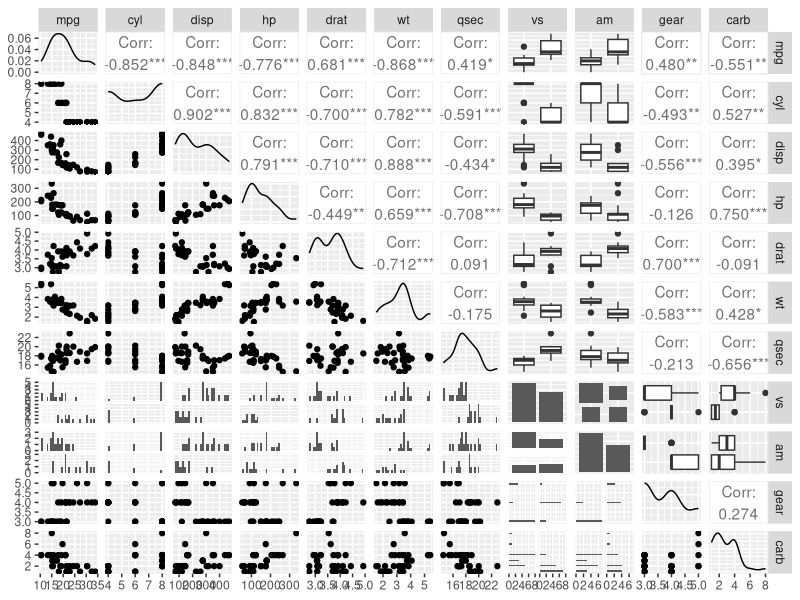
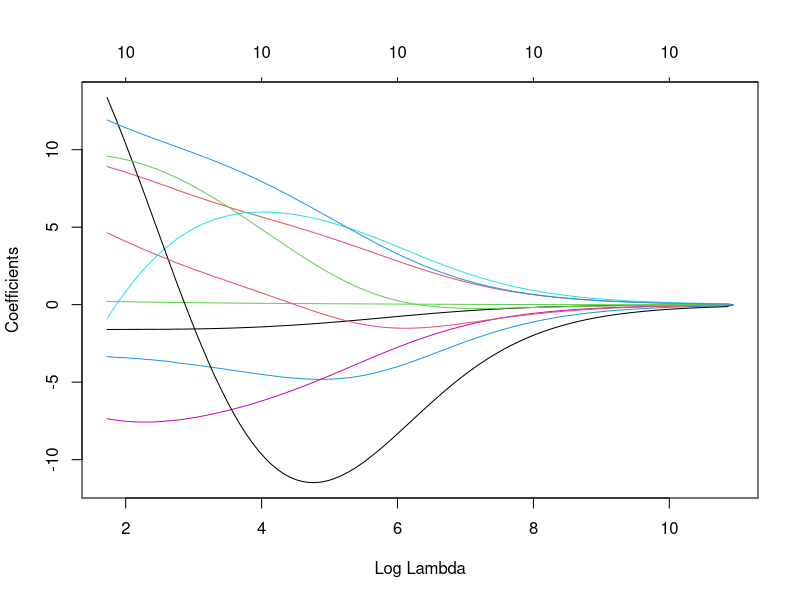
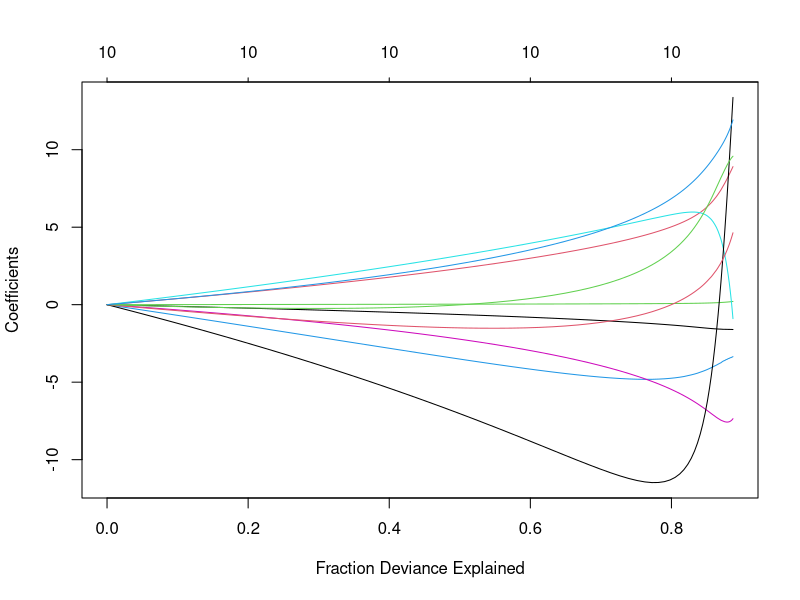
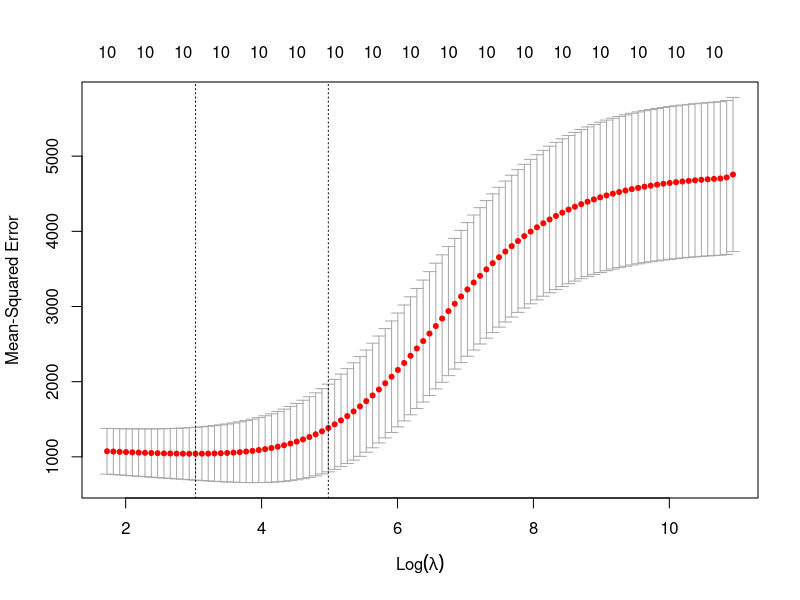

Generate these figures, in order, with R: (Note: this script raises an error after producing the figures.)
## ---- chunk 1
library(MASS)
library(magrittr)
library(dplyr)
library(GGally)
library(glmnet)
library(caret)
## ---- chunk 2
set.seed(123)
## ---- chunk 3
dim(mtcars)
## ---- chunk 4
mtcars %>% str
## ---- chunk 5
mtcars %>% summary
## ---- chunk 6
mtc <- mtcars %>% 
  mutate(vs = factor(vs, labels = c("v-shaped", "straight")),
         am = factor(am, labels = c("automatic", "manual")))
## ---- chunk 7
mtc %>% str
## ---- chunk 8
ggpairs(mtc)
## ---- chunk 9
fit <- mtc %$% 
  lm(hp ~ ., data = .)
## ---- chunk 10
fit %>% summary
## ---- chunk 11
y <- mtc$hp
x <- model.matrix(fit)
ridge <- glmnet(x = x, y = y, 
                family = "gaussian",
                alpha = 0, 
                standardize = TRUE)
## ---- chunk 12
fit %>% coef
## ---- chunk 13
ridge
## ---- chunk 14
ridge %>% coef()
## ---- chunk 15
plot(ridge, xvar = "lambda")
## ---- chunk 16
plot(ridge, xvar = "dev")
## ---- chunk 17
ridge <- cv.glmnet(x = x[, -1], y = y, 
                   family = "gaussian",
                   alpha = 0, 
                   standardize = TRUE)
## ---- chunk 18
cv.ridge <- cv.glmnet(x = x[, -1], y = y, 
                   family = "gaussian",
                   alpha = 0, 
                   standardize = TRUE)
## ---- chunk 19
cv.ridge
## ---- chunk 20
plot(cv.ridge)
## ---- chunk 21
pred.lm <- predict(fit)
## ---- chunk 22
pred.ridge <- predict(cv.ridge, s = "lambda.1se", newx = x[, -1])
## ---- chunk 23
caret::postResample(pred.lm, y)
caret::postResample(pred.ridge, y)
## ---- chunk 24
idx <- createDataPartition(mtc$hp, p = .7, list = FALSE)
train <- mtc[idx, ]
test <- mtc[-idx, ]
## ---- chunk 25
fit <- train %$% lm(hp ~ ., data = .)
pred <- predict(fit, newdata = test)
## ---- chunk 26
y <- train$hp
x <- model.matrix(fit)[, -1] #exclude intercept
## ---- chunk 27
ridge <- cv.glmnet(x = x, y = y, 
                   family = "gaussian",
                   alpha = 0, 
                   standardize = TRUE, 
                   nfolds = 4)
## ---- chunk 28
newx <- test %$% lm(hp ~ ., data = .) %>% model.matrix() %>% .[, -1]
ridge_min <- predict(ridge, s = "lambda.min", newx = newx)
ridge_1se <- predict(ridge, s = "lambda.1se", newx = newx)
## ---- chunk 29
postResample(pred, test$hp)
postResample(ridge_min, test$hp)
postResample(ridge_1se, test$hp)
## ---- chunk 30
idx <- createDataPartition(mtc$hp, p = .7, list = FALSE)
train <- mtc[idx, ]
test <- mtc[-idx, ]

fit <- train %$% lm(hp ~ ., data = .)
pred <- predict(fit, newdata = test)

y <- train$hp
x <- model.matrix(fit)[, -1] #exclude intercept

ridge <- cv.glmnet(x = x, y = y, 
                   family = "gaussian",
                   alpha = 0, 
                   standardize = TRUE, 
                   nfolds = 4)

newx <- test %$% lm(hp ~ ., data = .) %>% model.matrix() %>% .[, -1]
ridge_min <- predict(ridge, s = "lambda.min", newx = newx)
ridge_1se <- predict(ridge, s = "lambda.1se", newx = newx)

postResample(pred, test$hp)
postResample(ridge_min, test$hp)
postResample(ridge_1se, test$hp)
## ---- chunk 31
save.image("../Part H/load_all_objects.RData")
